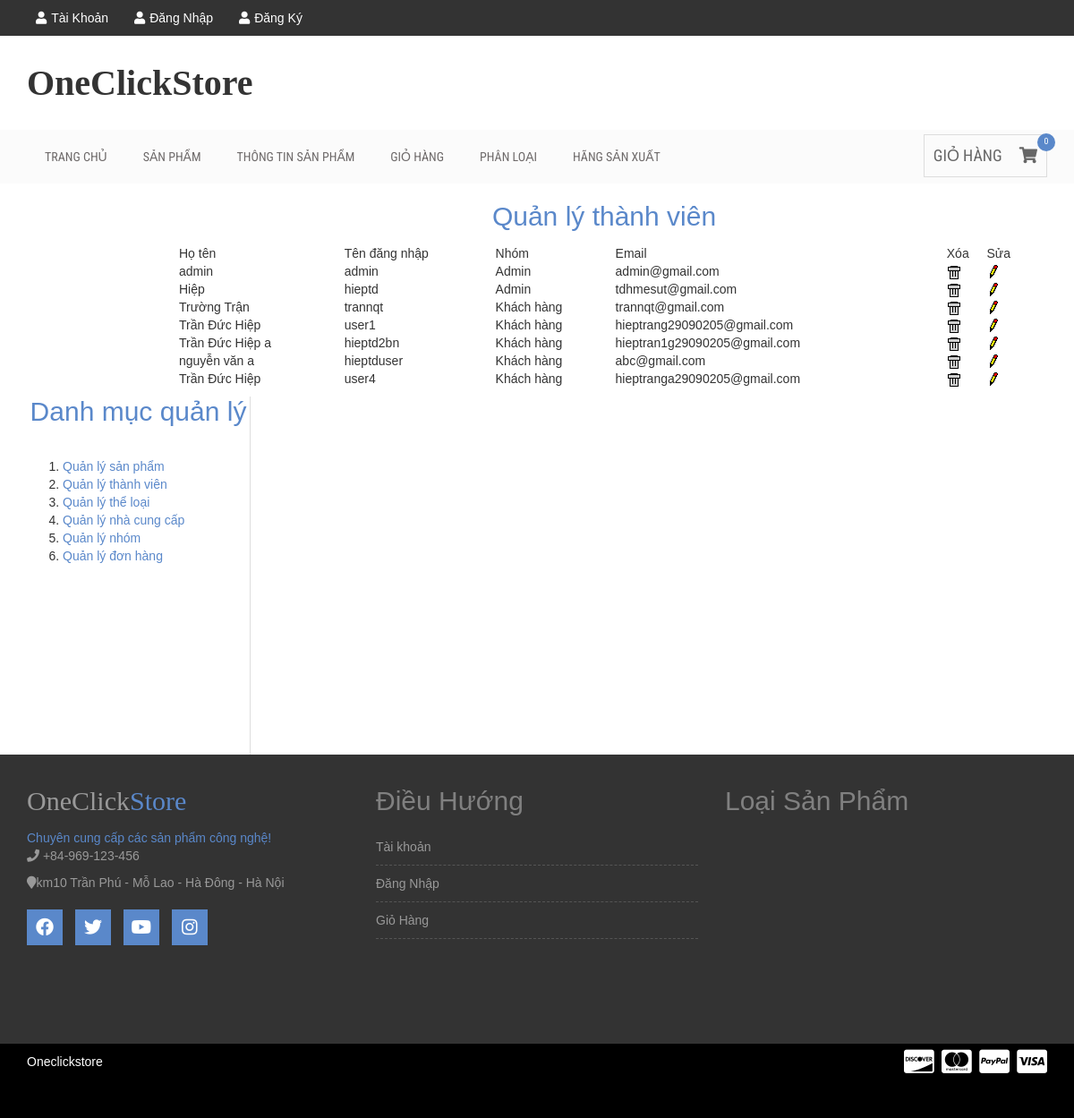
Page /admin.php?mod=user&act=manage on the committed database.
### tables this page shows
CREATE TABLE `users` (
  `UserID` int(11) NOT NULL,
  `GroupID` int(11) NOT NULL,
  `FullName` varchar(255) NOT NULL,
  `UserName` varchar(20) NOT NULL,
  `PassWord` varchar(32) NOT NULL,
  `Email` varchar(50) NOT NULL
);

CREATE TABLE `groups` (
  `GroupID` int(11) NOT NULL,
  `GroupName` varchar(50) NOT NULL
);

### Controller/User/Manage.php (called while the page is built)
<?php
	include_once("Model/User.php");
	$user = new User();
	$ret = $user->getUserManage();
	include_once("View/User/Manage.php");
?>

### Model/User.php (called while the page is built, shortened)
<?php
include_once("DataProvider.php");
class User{
	private $da;
	function __construct(){
		$this->da = new DataProvider();
	}
	function getUserManage(){
		$sql = "Select UserID, FullName, UserName, Email, GroupName from users u join groups g on u.GroupID = g.GroupID";
		return $this->da->FetchAll($sql);
	}
}
?>

### Model/DataProvider.php (called while the page is built, shortened)
<?php
	class DataProvider{
		private $link;
		function __construct()
		{
			$this->link=mysqli_connect("localhost","root","","computer");
		}
		function ExecuteQuery($sql)
		{
			mysqli_query($this->link,"set names utf8");
			return mysqli_query($this->link, $sql);
		}
		function FetchAll($sql){
			$arr=array();
			$r = $this->ExecuteQuery($sql);
			while($row = mysqli_fetch_assoc($r)){
				$arr[]=$row;
			}
			return $arr;
		}
	}
?>

### View/User/Manage.php (the view)
<br>
<div style="width: 950px; float: right; margin-right: 50px;">
<center><h2><span><a href="admin.php?mod=user&act=manage">Quản lý thành viên</a></span></h2></center>
<p>
	<table width="100%">
    <tr class="title"><td>Họ tên</td><td>Tên đăng nhập</td><td>Nhóm</td><td>Email</td><td>Xóa</td><td>Sửa</td></tr>
    <?php
	foreach($ret as $row)
	{
			echo "<tr><td>";
			echo $row['FullName']."</td><td>";
			echo $row['UserName']."</td><td>";
			echo $row['GroupName']."</td><td>";
			echo $row['Email']."</td><td>";
			echo "<a href=\"admin.php?mod=user&act=delete&id={$row["UserID"]}\" onclick=\"return IsDelete()\"><img src=\"Images/Delete.gif\" /></a></td><td>";
			echo "<a href=\"admin.php?mod=user&act=edit&id={$row["UserID"]}\"><img src=\"Images/Edit.gif\" /></a>";
			echo "</td></tr>";
	}
	?>
    </table>
</p>
</div>

### css/style.css (style rules this page uses)
img { max-width: 100%; height: auto; }
h1, h2, h3, h4, h5, h6 { margin: 0 0 15px; }
body { font-family:Arial, Helvetica, sans-serif; }
a { color: #5a88ca }
body { width: 100%; }

### rows in the picture
users: FullName "admin", UserName "admin", GroupID.GroupName "Admin", Email "admin@gmail.com"
users: FullName "Hiệp", UserName "hieptd", GroupID.GroupName "Admin", Email "tdhmesut@gmail.com"
users: FullName "Trường Trận", UserName "trannqt", GroupID.GroupName "Khách hàng", Email "trannqt@gmail.com"
users: FullName "Trần Đức Hiệp", UserName "user1", GroupID.GroupName "Khách hàng", Email "hieptrang29090205@gmail.com"
users: FullName "Trần Đức Hiệp a", UserName "hieptd2bn", GroupID.GroupName "Khách hàng", Email "hieptran1g29090205@gmail.com"
users: FullName "nguyễn văn a", UserName "hieptduser", GroupID.GroupName "Khách hàng", Email "abc@gmail.com"
users: FullName "Trần Đức Hiệp", UserName "user4", GroupID.GroupName "Khách hàng", Email "hieptranga29090205@gmail.com"
